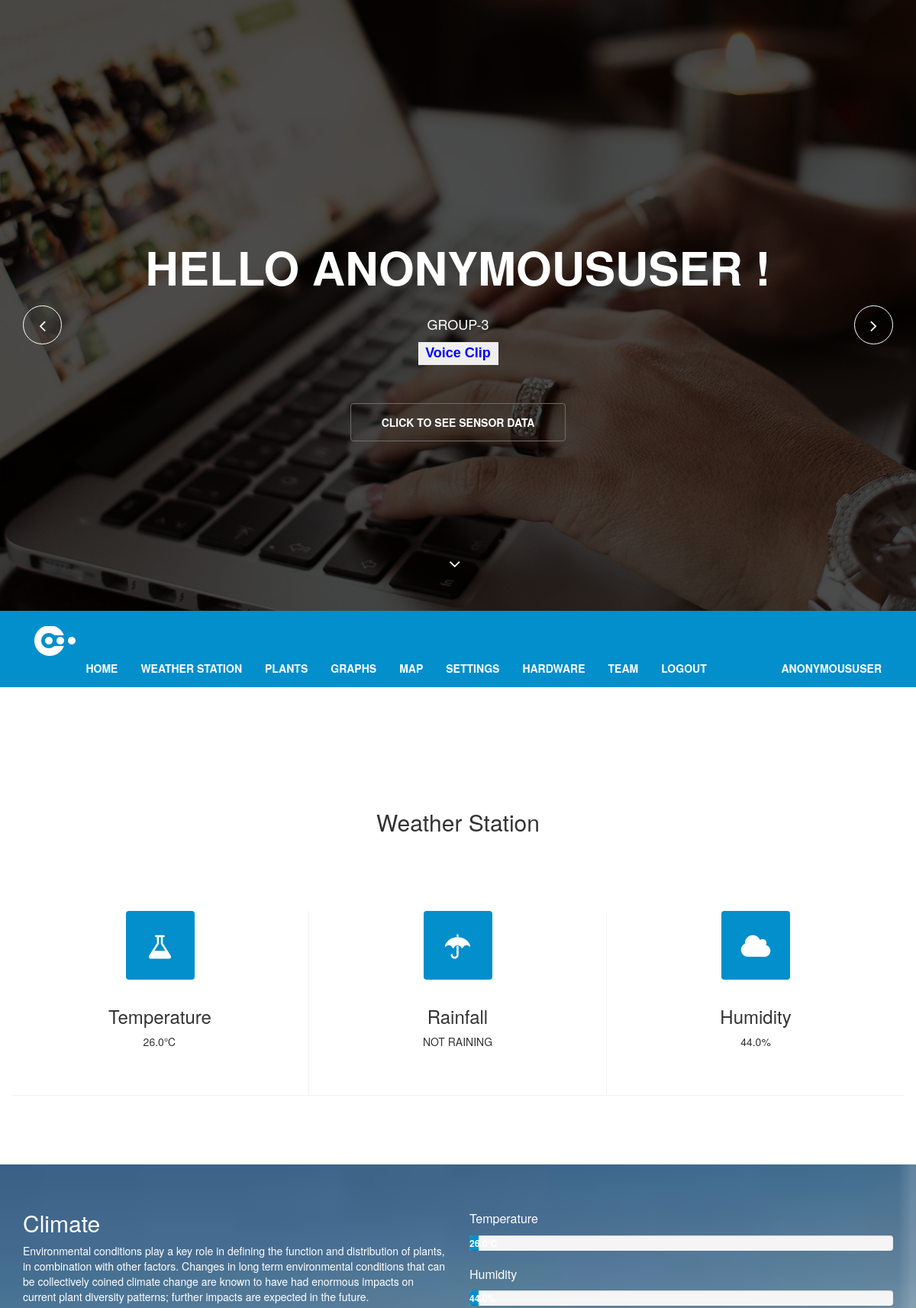
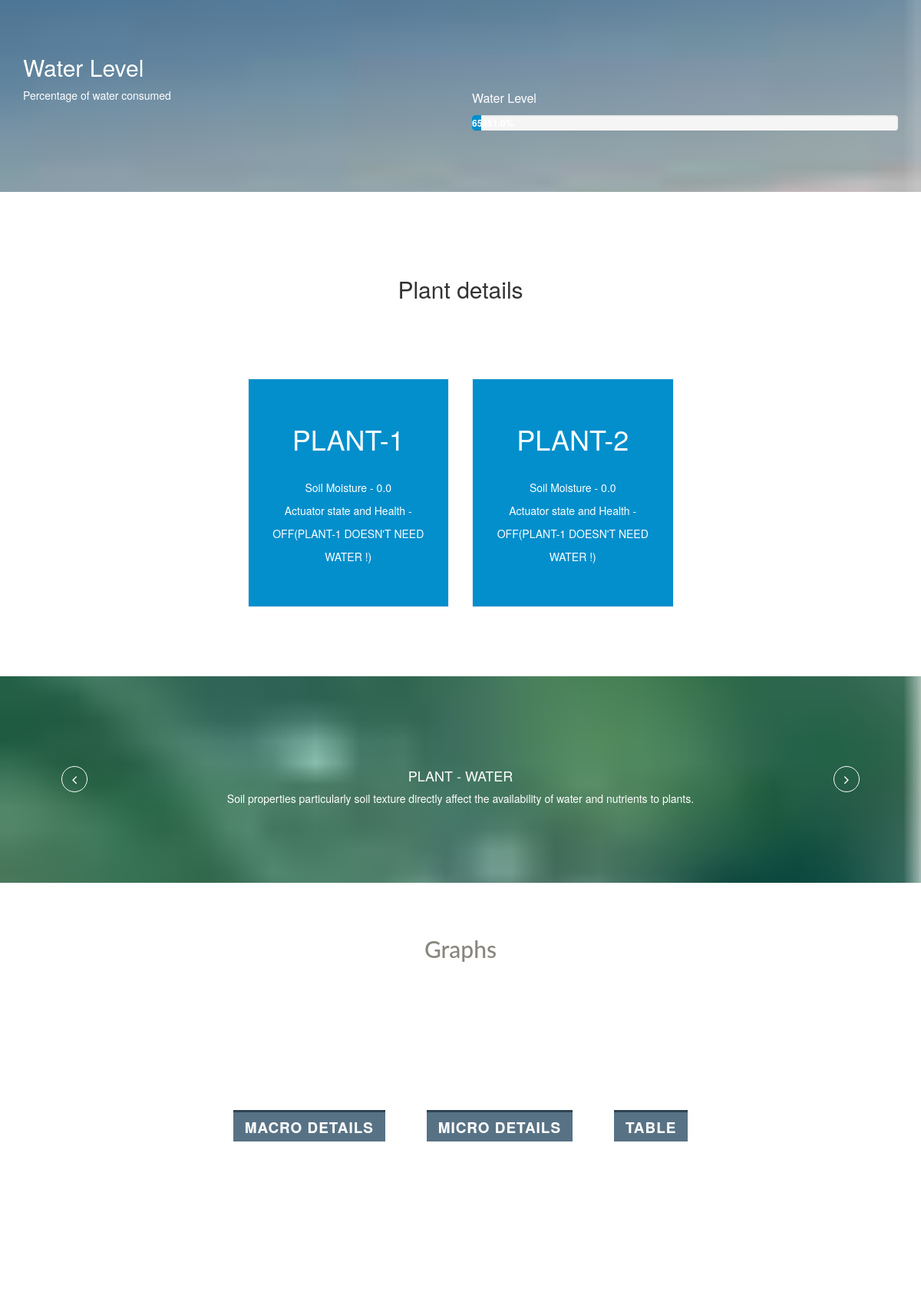
/sensors/display/ (upper part), run on the app's committed database (2 pictures, top to bottom).
### sensors/models.py (models this page shows, shortened)
class plantdetails(models.Model):
	idOfPlant = models.ForeignKey(plant,on_delete=models.CASCADE,default=0)
	soilmoisture=models.FloatField(default=0)
	actuatorstate=models.CharField(max_length=50)
	dateAndTime=models.CharField(max_length=255)
	temperature = models.FloatField(default=0)
	humidity = models.FloatField(default=0)
	waterlevel=models.FloatField(default=0)
	rainfall=models.CharField(max_length=50)
	ms=models.FloatField(default=0)
	msdisplay=models.CharField(max_length=50)

### sensors/views.py (the view)
def new_disp(request):
	det = plant.objects.get(pk=11)
	a=plantdetails.objects.filter(idOfPlant=det.id)[::-1]
	plant1=a[0]
	det1 = plant.objects.get(pk=12)
	b=plantdetails.objects.filter(idOfPlant=det1.id)[::-1]
	plant2=b[0]
	p=plant.objects.all()
	return render(request ,'sensors/template/index.html',{'p':p,'plant1':plant1,'plant2':plant2,'user':request.user})

### sensors/templates/sensors/template/index.html (shortened to what this page needs)
<!DOCTYPE html>
{% load staticfiles %}
<html lang="en">
<head>
  <link type="text/css" href="{% static 'sensors/css/bootstrap.min.css' %}" rel="stylesheet">
  <link type="text/css" href="{% static 'sensors/css/animate.min.css' %}" rel="stylesheet">
  <link type="text/css" href="{% static 'sensors/css/font-awesome.min.css' %}" rel="stylesheet">
  <link type="text/css" href="{% static 'sensors/css/lightbox.css' %}" rel="stylesheet">
  <link type="text/css" href="{% static 'sensors/css/main.css' %}" rel="stylesheet">
  <link type="text/css" id="css-preset" href="{% static 'sensors/css/presets/preset1.css' %}" rel="stylesheet">
  <link type="text/css" href="{% static 'sensors/css/responsive.css' %}" rel="stylesheet">
    <link rel="stylesheet" href="https://maxcdn.bootstrapcdn.com/bootstrap/3.3.7/css/bootstrap.min.css">
</head>
<body>
  <header id="home">
    <div id="home-slider" class="carousel slide carousel-fade" data-ride="carousel">
      <div class="carousel-inner">
        <div class="item active" style="background-image: url({% static 'sensors/images/slider/1.jpg' %})">
          <div class="caption">
	    <h1 class="animated fadeInLeftBig">Hello {{ user }} !</h1>
		<p class="animated fadeInRightBig">GROUP-3</p>
            <p class="animated fadeInRightBig" ><input class="button" id="myButton" onclick='responsiveVoice.speak("Hello {{user}} Welcome to Plant Management   here is your curent plant status temperaturer is {{plant1.temperature}} degrees              humidity is {{plant1.humidity}} percentage            water level is {{plant1.waterlevel}} centimeter               rainfall status {{plant1.rainfall}}            ");' type='button' value='Voice Clip' /></p>
            <a data-scroll class="btn btn-start animated fadeInUpBig" href="#services">Click to see sensor data</a>
          </div>
        </div>
      </div>
      <a class="left-control" href="#home-slider" data-slide="prev"><i class="fa fa-angle-left"></i></a>
      <a class="right-control" href="#home-slider" data-slide="next"><i class="fa fa-angle-right"></i></a>
      <a id="tohash" href="#services"><i class="fa fa-angle-down"></i></a>
    </div>
    <div class="main-nav">
      <div class="container">
        <div class="navbar-header">
	<a class="navbar-brand" href="index.html">
            <h1><img class="img-responsive" src="{% static 'sensors/images/logo1.png' %}" alt="logo"></h1>
          </a>
        </div>
        <div class="collapse navbar-collapse">
          <ul class="nav navbar-nav navbar-right">
            <li class="scroll"><a href="#home">Home</a></li>
            <li class="scroll"><a href="#services">Weather Station</a></li>
            <li class="scroll"><a href="#pricing">Plants</a></li>
	    <li class="scroll"><a href="#blog">Graphs</a></li>
            <li class="scroll"><a href="#contact">Map</a></li>
            <li class="scroll"><a href="/sensors/display/set/">Settings</a></li>
            <li class="scroll"><a href="#portfolio">Hardware</a></li>
            <li class="scroll"><a href="#team">Team</a></li>
	    <li class="scroll"><a href="/sensors/home/">Logout</a></li>
	    <li class="scroll" align="right" id="user"><a href="#user">&emsp;&nbsp;&emsp; &emsp;&nbsp;&emsp;{{user}}</a></li>
          </ul>
        </div>
      </div>
    </div>
  </header>
  <br>
  <br>
  <section >
    <div class="container">
      <div class="heading wow fadeInUp" data-wow-duration="1000ms" data-wow-delay="300ms">
        <div class="row">
          <div class="text-center col-sm-8 col-sm-offset-2">
            <h2 >Weather Station</h2>
          </div>
        </div>
      </div>
      <div class="text-center our-services">
        <div class="row">
          <div class="col-sm-4 wow fadeInDown" data-wow-duration="1000ms" data-wow-delay="300ms">
            <div class="service-icon">
              <i class="fa fa-flask"></i>
            </div>
            <div class="service-info">
              <h3>Temperature</h3>
              <p>{{plant1.temperature}}&#8451;</p>
            </div>
          </div>
          <div class="col-sm-4 wow fadeInDown" data-wow-duration="1000ms" data-wow-delay="450ms">
            <div class="service-icon">
              <i class="fa fa-umbrella"></i>
            </div>
            <div class="service-info">
              <h3>Rainfall</h3>
              <p>{{plant1.rainfall}}</p>
            </div>
          </div>
          <div class="col-sm-4 wow fadeInDown" data-wow-duration="1000ms" data-wow-delay="550ms">
            <div class="service-icon">
              <i class="fa fa-cloud"></i>
            </div>
            <div class="service-info">
              <h3>Humidity</h3>
              <p>{{plant1.humidity}}%</p>
            </div>
          </div>
      </div>
    </div>
  </section>
  <section id="about-us" class="parallax">
    <div class="container">
      <div class="row">
        <div class="col-sm-6">
          <div class="about-info wow fadeInUp" data-wow-duration="1000ms" data-wow-delay="300ms">
            <h2>Climate</h2>
            <p>Environmental conditions play a key role in defining the function and distribution of plants, in combination with other factors. Changes in long term environmental conditions that can be collectively coined climate change are known to have had enormous impacts on current plant diversity patterns; further impacts are expected in the future.</p>
          </div>
          <div class="about-info wow fadeInUp" data-wow-duration="1000ms" data-wow-delay="300ms">
            <h2><br><br>Water Level</h2>
            <p>Percentage of water consumed</p>
          </div>
        </div>
        <div class="col-sm-6">
          <div class="our-skills wow fadeInDown" data-wow-duration="1000ms" data-wow-delay="300ms">
            <div class="single-skill wow fadeInDown" data-wow-duration="1000ms" data-wow-delay="400ms">
              <p class="lead">Temperature</p>
              <div class="progress">
                <div class="progress-bar progress-bar-primary six-sec-ease-in-out" role="progressbar"  aria-valuetransitiongoal="{{plant1.temperature}}">{{plant1.temperature}}&#8451;</div>
              </div>
            </div>
            <div class="single-skill wow fadeInDown" data-wow-duration="1000ms" data-wow-delay="300ms">
              <p class="lead">Humidity</p>
              <div class="progress">
                <div class="progress-bar progress-bar-primary six-sec-ease-in-out" role="progressbar"  aria-valuetransitiongoal="{{plant1.humidity}}">{{plant1.humidity}}%</div>
              </div>
            </div>
            <div> <br> <br><br><br><br> </div>
            <div class="single-skill wow fadeInDown" data-wow-duration="1000ms" data-wow-delay="500ms">
              <p class="lead">Water Level</p>
              <div class="progress">
                <div class="progress-bar progress-bar-primary six-sec-ease-in-out" role="progressbar"  aria-valuetransitiongoal="{{plant1.waterlevel}}">{{plant1.waterlevel}}%</div>
              </div>
            </div>
          </div>
        </div>
      </div>
    </div>
  </section>
  <section id="pricing">
    <div class="container">
      <div class="row">
        <div class="heading text-center col-sm-8 col-sm-offset-2 wow fadeInUp" data-wow-duration="1200ms" data-wow-delay="300ms">
          <h2>Plant details</h2>
        </div>
      </div>
      <div class="pricing-table">
        <div class="row">
          <div class="col-sm-3">
          </div>
          <div class="col-sm-3">
            <div class="single-table featured wow flipInY" data-wow-duration="1000ms" data-wow-delay="800ms">
              <div class="price">
                PLANT-1
              </div>
              <ul>
                <li>Soil Moisture - {{plant1.soilmoisture}}</li>
                <li>Actuator state and Health -{{plant1.actuatorstate}}</li>
              </ul>
            </div>
          </div>
          <div class="col-sm-3">
            <div class="single-table featured wow flipInY" data-wow-duration="1000ms" data-wow-delay="800ms">
              <div class="price">
                PLANT-2
              </div>
              <ul>
                <li>Soil Moisture - {{plant2.soilmoisture}}</li>
                <li>Actuator state and Health -{{plant2.actuatorstate}}</li>
              </ul>
            </div>
          </div>
        </div>
      </div>
    </div>
  </section>
  <section id="twitter" class="parallax">
    <div>
      <a class="twitter-left-control" href="#twitter-carousel" role="button" data-slide="prev"><i class="fa fa-angle-left"></i></a>
      <a class="twitter-right-control" href="#twitter-carousel" role="button" data-slide="next"><i class="fa fa-angle-right"></i></a>
      <div class="container">
        <div class="row">
          <div class="col-sm-8 col-sm-offset-2">
            <div class="text-center">
              <h4>PLANT - WATER</h4>
            </div>
            <div id="twitter-carousel" class="carousel slide" data-ride="carousel">
              <div class="carousel-inner">
                <div class="item active wow fadeIn" data-wow-duration="1000ms" data-wow-delay="300ms">
                  <p>Soil properties particularly soil texture directly affect the availability of water and nutrients to plants.</p>
                </div>
              </div>
            </div>
          </div>
        </div>
      </div>
    </div>
  </section>
<div class="container">
			<div class="codrops-top clearfix">
				<a class="codrops-icon codrops-icon-prev" href="http://tympanus.net/Development/3DEffectMobileShowcase/"></a>
				<span class="right"><a class="codrops-icon codrops-icon-drop" href="http://tympanus.net/codrops/?p=16182"></a></span>
			</div>
			<header id="blog">
				<center><h2>Graphs</h2></center>
			</header>
			<section class="color-1">
				<nav class="cl-effect-20">
					<a href="/sensors/display/macrographs/" target="_blank"><span data-hover="Show graph"><b>MACRO DETAILS</b></span></a>
					<a href="/sensors/display/soilmoisture/" target="_blank"><span data-hover="Show graph"><b>MICRO DETAILS</b></span></a>
					<a href="/sensors/display/table/" target="_blank"><span data-hover="Show"><b>Table</b></span></a>
				</nav>
			</section>
		</div>
  <section>
  </section>
</body>
</html>

### sensors/templates/sensors/template/index.html (style rules this page uses)
article,aside,details,figcaption,figure,footer,header,hgroup,main,nav,section,summary { display:block; }
html { font-family:sans-serif;-ms-text-size-adjust:100%;-webkit-text-size-adjust:100%; }
body { margin:0; }
h1 { font-size:2em;margin:0.67em 0; }
b,strong { font-weight:bold; }
img { border:0; }
button,input,select,textarea { font-family:inherit;font-size:100%;margin:0; }
button,input { line-height:normal; }
button,html input[type="button"],input[type="reset"],input[type="submit"] { -webkit-appearance:button;cursor:pointer; }
*, *:after, *::before { -webkit-box-sizing: border-box; -moz-box-sizing: border-box; box-sizing: border-box; }
body { font-family: 'Raleway', sans-serif; }
nav a { position: relative; display: inline-block; margin: 15px 25px; outline: none; color: #fff; text-decoration: none; text-transform: uppercase; letter-spacing: 1px; font-weight: 400; text-shadow: 0 0 1px rgba(255,255,255,0.3); font-size: 1.35em; }
.cl-effect-20 a { line-height: 2em; -webkit-perspective: 800px; -moz-perspective: 800px; perspective: 800px; }
.cl-effect-20 a span { position: relative; display: inline-block; padding: 3px 15px 0; background: #587285; box-shadow: inset 0 3px #2f4351; -webkit-transition: background 0.6s; -moz-transition: background 0.6s; transition: background 0.6s; -webkit-transform-origin: 50% 0; -moz-transform-origin: 50% 0; transform-origin: 50% 0; -webkit-transform-style: preserve-3d; -moz-transform-style: preserve-3d; transform-style: preserve-3d; -webkit-transform-origin: 0% 50%; -moz-transform-origin: 0% 50%; transform-origin: 0% 50%; }
.cl-effect-20 a span::before { position: absolute; top: 0; left: 0; width: 100%; height: 100%; background: #006699; color: #ffffff; content: attr(data-hover); -webkit-transform: rotateX(270deg); -moz-transform: rotateX(270deg); transform: rotateX(270deg); -webkit-transition: -webkit-transform 0.6s; -moz-transition: -moz-transform 0.6s; transition: transform 0.6s; -webkit-transform-origin: 0 0; -moz-transform-origin: 0 0; transform-origin: 0 0; pointer-events: none; }
.container > header, .codrops-top { font-family: 'Lato', Arial, sans-serif; }
.container > header { margin: 0 auto; padding: 2em; text-align: center; color: #89867e; }
.codrops-top { background: #fff; background: rgba(255, 255, 255, 0.6); text-transform: uppercase; width: 100%; font-size: 0.69em; line-height: 2.2; }
.codrops-top a { text-decoration: none; padding: 0 1em; letter-spacing: 0.1em; color: #888; display: inline-block; }
.codrops-top span.right { float: right; }
.codrops-top span.right a { float: left; display: block; }
.codrops-icon:before { font-family: 'codropsicons'; margin: 0 4px; speak: none; font-style: normal; font-weight: normal; font-variant: normal; text-transform: none; line-height: 1; -webkit-font-smoothing: antialiased; }
.codrops-icon-drop:before { content: "\e001"; }
.codrops-icon-prev:before { content: "\e004"; }
.container > section { margin: 0 auto; padding: 10em 3em; text-align: center; }
.color-1 { background: #0088cc; }
.button { width:105px; height: 30px; background-image:url('tiny_.gif'); line-height: 20px; padding-bottom: 2px; vertical-align: middle; font-family: "Lucida Grande", Geneva, Verdana, Arial, Helvetica, sans-serif; font-size: 18px; font-weight: bold; text-transform: none; border:1px solid transparent; color:blue; }

### data on the page
plantdetails: temperature "26.0", rainfall "NOT RAINING", humidity "44.0", waterlevel "65451.0", soilmoisture "0.0", actuatorstate "OFF(PLANT-1 DOESN'T NEED WATER !)"
plantdetails: soilmoisture "0.0", actuatorstate "OFF(PLANT-1 DOESN'T NEED WATER !)"

### other printed values
{{ user }} "ANONYMOUSUSER"
